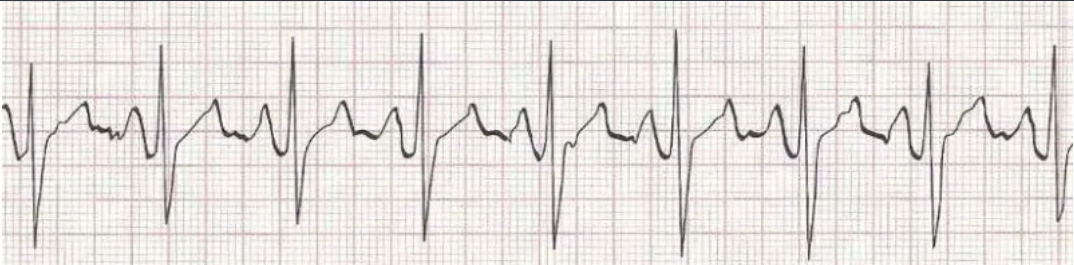
#> input picture ECG/sample.png, 1074 x 265 px
$ python stage1_localize.py
#> lines starting #> are read from the running program, lines starting #| are printed output that depends on the picture; after the words box and inside, x2 and y2 are one past the last pixel; in counts of white or black regions, pixels touching at a corner belong together
### ECG/src/utils.py
"""
utils.py
--------
Shared helper functions for the single-lead ECG pipeline.
Handles image loading, red-grid removal, and binarization,
following the method described in Wu et al. (2022) Scientific Reports.
"""

import cv2
import numpy as np
from pathlib import Path


def load_image(image_path: str) -> np.ndarray:
    """Load an image from disk and return a BGR numpy array."""
    img = cv2.imread(str(image_path))
    if img is None:
        raise FileNotFoundError(f"Could not load image: {image_path}")
    return img


def remove_redacted_header(img_bgr: np.ndarray) -> np.ndarray:
    """
    Remove any fully-black redacted header region from the top of the image.
    Wu et al.: "average pixel intensity of each row of the redacted region is zero"
    """
    gray = cv2.cvtColor(img_bgr, cv2.COLOR_BGR2GRAY)
    row_means = gray.mean(axis=1)
    # Find first row where mean intensity is above a low threshold (not black)
    first_content_row = 0
    for i, mean_val in enumerate(row_means):
        if mean_val > 10:
            first_content_row = i
            break
    return img_bgr[first_content_row:, :]


def remove_red_grid(img_bgr: np.ndarray, threshold: float = 0.94) -> np.ndarray:
    """
    Remove the ECG grid and return a binary image containing only the signal.

    Handles two image types automatically:

    COLOR ECG (red grid on white paper) — Wu et al. (2022) two-step method:
      1. Set R=1, convert to grayscale, discard pixels > threshold.
         This removes the white/near-white background (high G+B keeps gray ~1.0).
      2. Additionally exclude red-dominant pixels (grid lines): R >> G and R >> B.
         The black ECG trace has R ≈ G ≈ B (all near zero), so it is kept.

    GRAYSCALE ECG (gray or black grid on light paper) — direct threshold:
      The Wu et al. R=1 method fails for grayscale images because background
      pixels (gray ≈ 226) also fall below 0.94 after the R-clamp, flooding the
      binary with false signal. Instead we use a low absolute brightness cutoff:
      only pixels darker than ~30% brightness are kept as signal.
      ECG trace ≈ gray 14–76 (very dark ink); grid ≈ gray 81–180; paper ≈ 200+.

    Returns a binary uint8 image (0=background, 255=signal).
    """
    img_float = img_bgr.astype(np.float32) / 255.0
    r = img_float[:, :, 2]  # BGR: index 2 = Red
    g = img_float[:, :, 1]
    b = img_float[:, :, 0]

    # Decide image type: grayscale images have R ≈ G ≈ B (mean |R-G| < 0.03)
    mean_rg_diff = float(np.mean(np.abs(r - g)))

    if mean_rg_diff > 0.03:
        # ── COLOR ECG with red grid ────────────────────────────────────────────
        # Step 1: background removal via Wu et al.
        img_mod = img_float.copy()
        img_mod[:, :, 2] = 1.0
        gray_mod = cv2.cvtColor((img_mod * 255).astype(np.uint8), cv2.COLOR_BGR2GRAY)
        gray_mod_norm = gray_mod.astype(np.float32) / 255.0
        candidate_signal = gray_mod_norm <= threshold

        # Step 2: exclude red-dominant grid pixels (R >> G and R >> B)
        is_red = (r - g > 0.15) & (r - b > 0.15) & (r > 0.3)
        return (candidate_signal & ~is_red).astype(np.uint8) * 255

    else:
        # ── GRAYSCALE ECG ──────────────────────────────────────────────────────
        # Use a low brightness threshold to isolate the dark ECG trace only.
        # The grid (medium gray) and background (near-white) are both excluded.
        gray = cv2.cvtColor(img_bgr, cv2.COLOR_BGR2GRAY)
        gray_norm = gray.astype(np.float32) / 255.0
        return (gray_norm <= 0.30).astype(np.uint8) * 255


def preprocess_image(image_path: str) -> tuple[np.ndarray, np.ndarray]:
    """
    Full preprocessing pipeline: load -> remove header -> remove grid -> binarize.

    Returns:
        original_bgr  : original colour image (for visualization)
        binary        : binary image (255=signal, 0=background)
    """
    img_bgr = load_image(image_path)
    img_bgr = remove_redacted_header(img_bgr)
    binary = remove_red_grid(img_bgr)
    return img_bgr, binary


def save_visualization(img_bgr: np.ndarray, output_path: str):
    """Save a BGR image to disk."""
    Path(output_path).parent.mkdir(parents=True, exist_ok=True)
    cv2.imwrite(output_path, img_bgr)
    print(f"Saved visualization -> {output_path}")

### ECG/src/stage1_localize.py
"""
stage1_localize.py
------------------
Stage I: Baseline detection and vertical anchor point extraction for a
single-lead ECG rhythm strip.

For a single-lead strip there is only ONE baseline to detect.
We use the Hough Transform approach from Wu et al. (2022) to find the
dominant near-horizontal line that represents the isoelectric baseline.

Outputs:
  - baseline_y : the y-coordinate (row) of the ECG baseline
  - crop_top   : upper boundary for waveform extraction
  - crop_bottom: lower boundary for waveform extraction
"""

import cv2
import numpy as np
import matplotlib
matplotlib.use("Agg")  # non-interactive backend for servers
import matplotlib.pyplot as plt
from utils import preprocess_image, save_visualization


def detect_baseline(binary: np.ndarray, original_bgr: np.ndarray = None) -> int:
    """
    Detect the dominant horizontal baseline in a single-lead ECG binary image.

    For GRAYSCALE ECG images: use the argmin trace (darkest pixel per column)
    and take its mode — the y-coordinate the trace visits most often is the
    isoelectric baseline.

    For COLOR ECG images (red grid): Wu et al. Hough-line approach on the
    pre-processed binary.

    Returns the y-coordinate of the detected baseline.
    """
    h, w = binary.shape

    # ── Argmin path (darkest pixel) ─────────────────────────────────────────
    if original_bgr is not None:
        gray = cv2.cvtColor(original_bgr, cv2.COLOR_BGR2GRAY)
        trace_y = np.argmin(gray, axis=0).astype(np.int32)
        # Mode = the y the trace visits most often = isoelectric baseline
        counts = np.bincount(trace_y, minlength=h)
        # Restrict to middle 60% of image to avoid border artefacts
        top_limit = int(h * 0.20)
        bot_limit = int(h * 0.80)
        counts[:top_limit] = 0
        counts[bot_limit:] = 0
        return int(np.argmax(counts))

    # ── Color / Hough path (Wu et al.) ──────────────────────────────────────
    row_sums = binary.sum(axis=1).astype(np.float32)
    kernel_size = max(3, h // 40)
    if kernel_size % 2 == 0:
        kernel_size += 1
    row_sums_smooth = cv2.GaussianBlur(
        row_sums.reshape(-1, 1), (1, kernel_size), 0
    ).flatten()

    top_limit = int(h * 0.20)
    bot_limit = int(h * 0.80)
    search_region = row_sums_smooth[top_limit:bot_limit]
    baseline_y = int(np.argmax(search_region) + top_limit)

    edges = cv2.Canny(binary, 50, 150)
    min_line_length = int(w * 0.80)
    lines = cv2.HoughLinesP(
        edges,
        rho=1,
        theta=np.pi / 180,
        threshold=int(w * 0.3),
        minLineLength=min_line_length,
        maxLineGap=int(w * 0.10),
    )
    if lines is not None:
        horizontal_lines = []
        for x1, y1, x2, y2 in lines[:, 0]:
            angle = abs(np.degrees(np.arctan2(y2 - y1, x2 - x1)))
            if angle <= 2.5 or angle >= 177.5:
                horizontal_lines.append((y1 + y2) // 2)
        if horizontal_lines:
            baseline_y = int(np.median(horizontal_lines))

    return baseline_y


def compute_crop_boundaries(
    binary: np.ndarray,
    baseline_y: int,
    margin_factor: float = 0.7
) -> tuple[int, int]:
    """
    Compute vertical crop boundaries around the baseline.

    Wu et al.: upper/lower boundaries = baseline +/- 0.7 x inter-lead spacing.
    For a single strip we use 0.7 x half_height as the margin.

    Returns (crop_top, crop_bottom) pixel rows.
    """
    h = binary.shape[0]
    # For a single strip, use a generous margin (40% of total height)
    margin = int(h * 0.40)
    crop_top = max(0, baseline_y - margin)
    crop_bottom = min(h, baseline_y + margin)
    return crop_top, crop_bottom


def localize(image_path: str, visualize: bool = True) -> dict:
    """
    Run Stage I localization on a single-lead ECG image.

    Args:
        image_path : path to the scanned ECG image
        visualize  : if True, save an annotated PNG showing detected baseline

    Returns a dict with keys:
        binary       : binarized image
        original_bgr : original colour image
        baseline_y   : detected baseline row
        crop_top     : upper crop boundary
        crop_bottom  : lower crop boundary
        cropped_binary: binary image cropped to the lead region
    """
    print(f"[Stage I] Loading image: {image_path}")
    original_bgr, binary = preprocess_image(image_path)
#> in load_image, img is the input picture: shape (265, 1074, 3); mean B, G, R 222.7, 225.2, 230.1
#> in remove_redacted_header, `row_means = gray.mean(axis=1)`: row_means = 265 values, max 240.9 at index 264, min 57 at index 0, mean 226.4
#> the loop in remove_redacted_header, `for i, mean_val in enumerate(row_means):` made 1 pass
#> (mean_val, first_content_row) on pass 1: (57, 0)
#> in remove_red_grid, `mean_rg_diff = float(np.mean(np.abs(r - g)))`: mean_rg_diff = 0.0198
#> in remove_red_grid, `return (gray_norm <= 0.30).astype(np.uint8) * 255`:
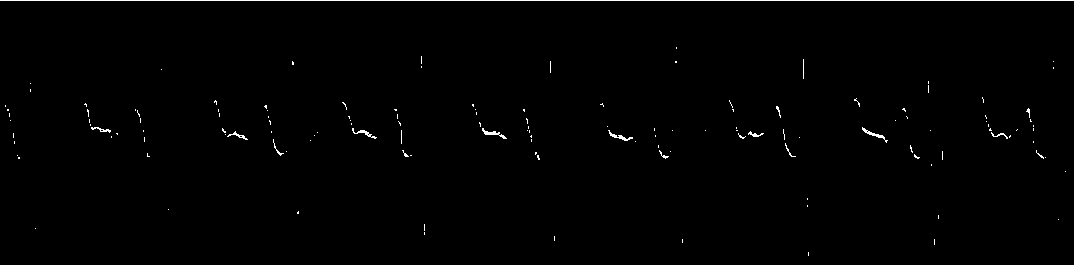
#> returned value: shape (265, 1074); 0.77% white in thin lines or dots

    print("[Stage I] Detecting ECG baseline...")
    baseline_y = detect_baseline(binary, original_bgr=original_bgr)
#> in detect_baseline, `trace_y = np.argmin(gray, axis=0).astype(np.int32)`: trace_y = 1074 values, max 243 at index 934, min 0 at index 0, mean 12.74
#> in detect_baseline, `counts = np.bincount(trace_y, minlength=h)`: counts = 265 values, max 973 at index 0, min 0 at index 1, mean 4.05
#> baseline_y = 130

    print(f"[Stage I] Baseline detected at y={baseline_y}")
#| [Stage I] Baseline detected at y=130
    crop_top, crop_bottom = compute_crop_boundaries(binary, baseline_y)
#> in compute_crop_boundaries, `crop_top = max(0, baseline_y - margin)`: crop_top = 24
#> in compute_crop_boundaries, `crop_bottom = min(h, baseline_y + margin)`: crop_bottom = 236
#> crop_top = 24; crop_bottom = 236
    print(f"[Stage I] Crop region: rows {crop_top}–{crop_bottom}")
#| [Stage I] Crop region: rows 24–236

    cropped_binary = binary[crop_top:crop_bottom, :]
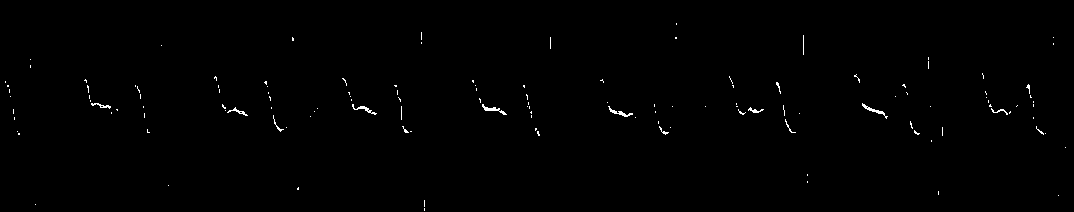
#> cropped_binary: shape (212, 1074); 0.49% white in thin lines or dots, all inside (x1, y1, x2, y2) = (5, 23, 1066, 211)
    cropped_original = original_bgr[crop_top:crop_bottom, :]
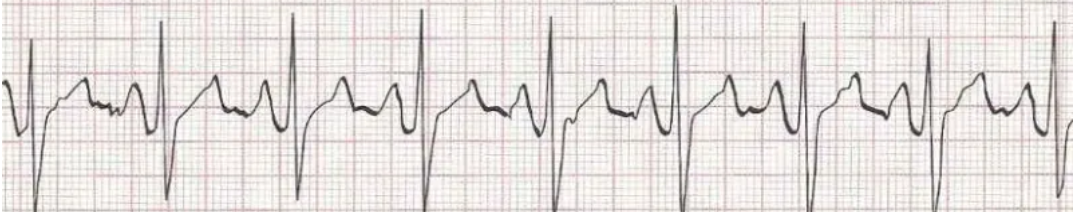
#> cropped_original: shape (212, 1074, 3); mean B, G, R 221.3, 223.7, 228.8

    if visualize:
        vis = original_bgr.copy()
        h, w = vis.shape[:2]
#> h = 265; w = 1074
        # Draw baseline line in green
        cv2.line(vis, (0, baseline_y), (w, baseline_y), (0, 200, 0), 2)
        # Draw crop boundaries in blue
        cv2.line(vis, (0, crop_top), (w, crop_top), (255, 100, 0), 1)
        cv2.line(vis, (0, crop_bottom), (w, crop_bottom), (255, 100, 0), 1)
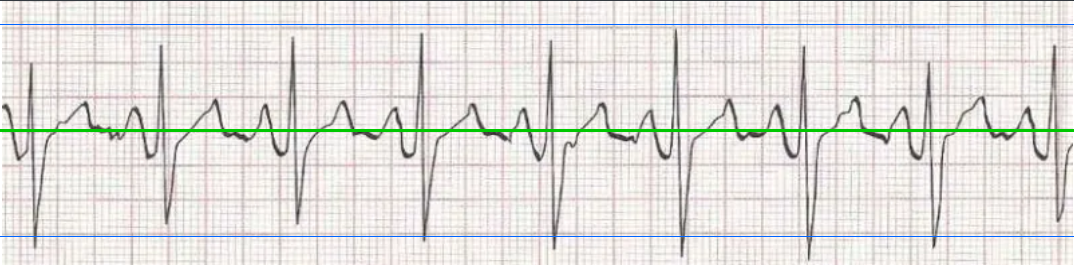
#> vis: shape (265, 1074, 3); mean B, G, R 220.8, 224.4, 226.1
        out_path = str(image_path).replace(".png", "_stage1.png").replace(".jpg", "_stage1.jpg")
        save_visualization(vis, out_path)
        print(f"[Stage I] Visualization saved -> {out_path}")

    return {
        "binary": binary,
        "original_bgr": original_bgr,
        "baseline_y": baseline_y,
        "crop_top": crop_top,
        "crop_bottom": crop_bottom,
        "cropped_binary": cropped_binary,
        "cropped_original": cropped_original,
    }


if __name__ == "__main__":
    import sys
    img_path = sys.argv[1] if len(sys.argv) > 1 else "../sample.png"
    result = localize(img_path, visualize=True)
#> result = 7 items
    print(f"\nStage I complete. Baseline at y={result['baseline_y']}, "
          f"crop rows: {result['crop_top']}–{result['crop_bottom']}")
#| Stage I complete. Baseline at y=130, crop rows: 24–236

$ run again, with ECG/ecg-image-kit/codes/ecg-image-generator/CreasesWrinkles/wrinkles-dataset/1.jpg saved as ECG/sample.png
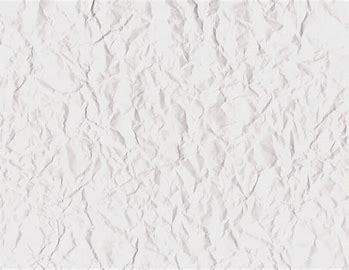
#> input picture ECG/ecg-image-kit/codes/ecg-image-generator/CreasesWrinkles/wrinkles-dataset/1.jpg, 349 x 270 px
#> in load_image, img is the input picture: shape (270, 349, 3); mean B, G, R 227.4, 227.8, 229.6
#> row_means = 270 values, max 236.4 at index 269, min 226.2 at index 159, mean 228.4
#> the loop in remove_redacted_header, `for i, mean_val in enumerate(row_means):` made 1 pass
#> (mean_val, first_content_row) on pass 1: (234.3, 0)
#> mean_rg_diff = 0.00742
#> trace_y = 349 values, max 269 at index 290, min 0 at index 94, mean 127.1
#> counts = 270 values, max 6 at index 117, min 0 at index 4, mean 1.29
#> baseline_y = 117
#| [Stage I] Baseline detected at y=117
#> in compute_crop_boundaries, `crop_top = max(0, baseline_y - margin)`: crop_top = 9
#> in compute_crop_boundaries, `crop_bottom = min(h, baseline_y + margin)`: crop_bottom = 225
#> in localize, `crop_top, crop_bottom = compute_crop_boundaries(binary, baseline_y)`: crop_top = 9; crop_bottom = 225
#| [Stage I] Crop region: rows 9–225
#> cropped_binary: shape (216, 349); every value is 0
#> in localize, `cropped_original = original_bgr[crop_top:crop_bottom, :]`:
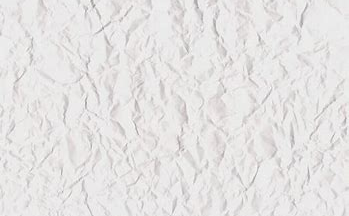
#> cropped_original: shape (216, 349, 3); mean B, G, R 226.9, 227.5, 229.4
#> in localize, `cv2.line(vis, (0, crop_bottom), (w, crop_bottom), (255, 100, 0), 1)`:
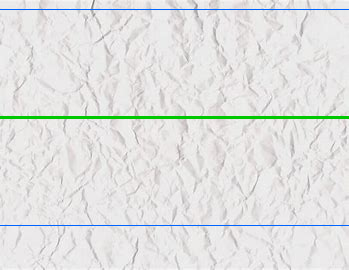
#> vis: shape (270, 349, 3); mean B, G, R 225.1, 226.6, 225.4
#> result = 7 items
#| Stage I complete. Baseline at y=117, crop rows: 9–225
